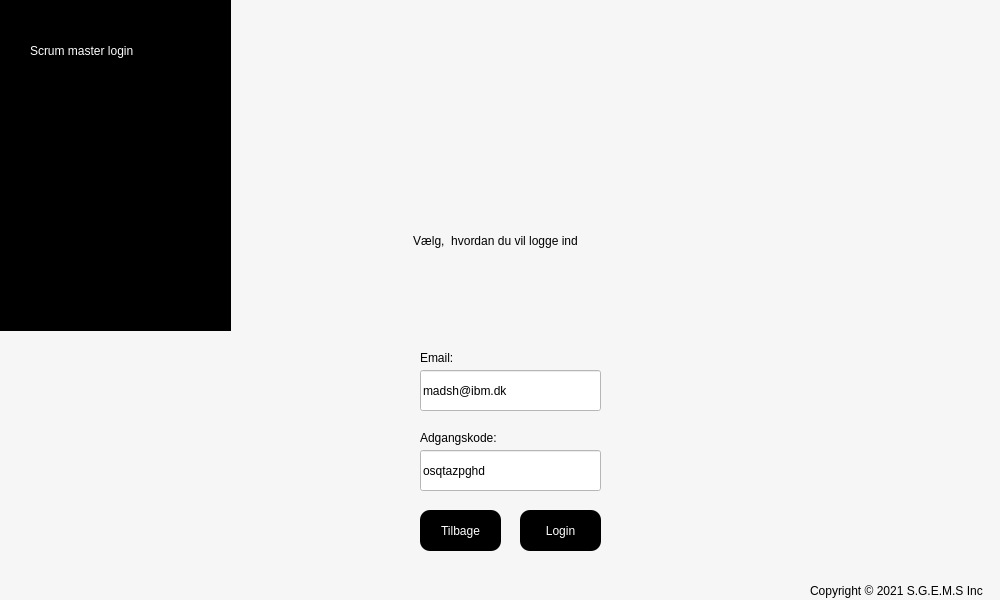
<?xml version="1.0" encoding="UTF-8"?>
<ui version="4.0">
 <class>MainWindow</class>
 <widget class="QMainWindow" name="MainWindow">
  <property name="geometry">
   <rect>
    <x>0</x>
    <y>0</y>
    <width>1000</width>
    <height>600</height>
   </rect>
  </property>
  <property name="windowTitle">
   <string>MainWindow</string>
  </property>
  <property name="styleSheet">
   <string notr="true">background-color: rgb(246, 246, 246);</string>
  </property>
  <widget class="QWidget" name="centralwidget">
   <widget class="QLabel" name="label_2">
    <property name="geometry">
     <rect>
      <x>270</x>
      <y>200</y>
      <width>451</width>
      <height>81</height>
     </rect>
    </property>
    <property name="styleSheet">
     <string notr="true">font: 26pt &quot;.AppleSystemUIFont&quot;;
background-color: rgba(255, 255, 255, 0);</string>
    </property>
    <property name="text">
     <string>Vælg,  hvordan du vil logge ind</string>
    </property>
    <property name="scaledContents">
     <bool>true</bool>
    </property>
    <property name="alignment">
     <set>Qt::AlignCenter</set>
    </property>
   </widget>
   <widget class="QLabel" name="label_3">
    <property name="geometry">
     <rect>
      <x>810</x>
      <y>580</y>
      <width>191</width>
      <height>21</height>
     </rect>
    </property>
    <property name="styleSheet">
     <string notr="true">font: 12pt &quot;.AppleSystemUIFont&quot;;
background-color: rgba(255, 255, 255, 0);</string>
    </property>
    <property name="text">
     <string>Copyright © 2021 S.G.E.M.S Inc</string>
    </property>
    <property name="scaledContents">
     <bool>true</bool>
    </property>
   </widget>
   <widget class="QLabel" name="label_4">
    <property name="geometry">
     <rect>
      <x>20</x>
      <y>10</y>
      <width>121</width>
      <height>61</height>
     </rect>
    </property>
    <property name="styleSheet">
     <string notr="true">font: 36pt &quot;.AppleSystemUIFont&quot;;
background-color: rgba(255, 255, 255, 0);</string>
    </property>
    <property name="text">
     <string/>
    </property>
    <property name="pixmap">
     <pixmap>logo.png</pixmap>
    </property>
    <property name="scaledContents">
     <bool>true</bool>
    </property>
    <property name="alignment">
     <set>Qt::AlignCenter</set>
    </property>
   </widget>
   <widget class="QLabel" name="label_5">
    <property name="geometry">
     <rect>
      <x>230</x>
      <y>-10</y>
      <width>791</width>
      <height>341</height>
     </rect>
    </property>
    <property name="styleSheet">
     <string notr="true">font: 26pt &quot;.AppleSystemUIFont&quot;;
background-color: rgba(255, 255, 255, 0);</string>
    </property>
    <property name="text">
     <string/>
    </property>
    <property name="pixmap">
     <pixmap>coverforside.webp</pixmap>
    </property>
    <property name="scaledContents">
     <bool>true</bool>
    </property>
    <property name="alignment">
     <set>Qt::AlignCenter</set>
    </property>
   </widget>
   <widget class="QLabel" name="label_6">
    <property name="geometry">
     <rect>
      <x>-70</x>
      <y>-10</y>
      <width>301</width>
      <height>341</height>
     </rect>
    </property>
    <property name="styleSheet">
     <string notr="true">font: 26pt &quot;.AppleSystemUIFont&quot;;
background-color: rgb(0, 0, 0);
</string>
    </property>
    <property name="text">
     <string/>
    </property>
    <property name="scaledContents">
     <bool>true</bool>
    </property>
    <property name="alignment">
     <set>Qt::AlignCenter</set>
    </property>
   </widget>
   <widget class="QLabel" name="label">
    <property name="geometry">
     <rect>
      <x>30</x>
      <y>30</y>
      <width>201</width>
      <height>41</height>
     </rect>
    </property>
    <property name="styleSheet">
     <string notr="true">font: 24pt &quot;.AppleSystemUIFont&quot;;
background-color: rgba(255, 255, 255, 0);
color: white;</string>
    </property>
    <property name="text">
     <string>Scrum master login</string>
    </property>
   </widget>
   <widget class="QPushButton" name="tilbage_knap">
    <property name="geometry">
     <rect>
      <x>420</x>
      <y>510</y>
      <width>81</width>
      <height>41</height>
     </rect>
    </property>
    <property name="styleSheet">
     <string notr="true">QPushButton {
	background-color: black;
	color: rgb(255, 255, 255);
	font: bold 12pt &quot;.AppleSystemUIFont&quot;;
	border-radius: 10px;
}

QPushButton:Hover {

	
	
	
	background-color: rgb(109, 109, 109);


}





</string>
    </property>
    <property name="text">
     <string>Tilbage</string>
    </property>
   </widget>
   <widget class="QLabel" name="label_8">
    <property name="geometry">
     <rect>
      <x>420</x>
      <y>350</y>
      <width>60</width>
      <height>16</height>
     </rect>
    </property>
    <property name="styleSheet">
     <string notr="true">color: black;
background-color: rgba(255, 255, 255, 0);
border-color: rgb(0, 0, 0);
font: 14pt &quot;.AppleSystemUIFont&quot;;</string>
    </property>
    <property name="text">
     <string>Email:</string>
    </property>
   </widget>
   <widget class="QLineEdit" name="email_input">
    <property name="geometry">
     <rect>
      <x>420</x>
      <y>370</y>
      <width>181</width>
      <height>41</height>
     </rect>
    </property>
    <property name="styleSheet">
     <string notr="true">background-color: rgb(255, 255, 255);
border-color: rgb(0, 0, 0);
font: 14pt &quot;.AppleSystemUIFont&quot;;</string>
    </property>
    <property name="text">
     <string>madsh@ibm.dk</string>
    </property>
   </widget>
   <widget class="QLineEdit" name="adgangskode_input">
    <property name="geometry">
     <rect>
      <x>420</x>
      <y>450</y>
      <width>181</width>
      <height>41</height>
     </rect>
    </property>
    <property name="styleSheet">
     <string notr="true">background-color: rgb(255, 255, 255);
border-color: rgb(0, 0, 0);
font: 14pt &quot;.AppleSystemUIFont&quot;;</string>
    </property>
    <property name="text">
     <string>osqtazpghd</string>
    </property>
   </widget>
   <widget class="QPushButton" name="login_knap">
    <property name="geometry">
     <rect>
      <x>520</x>
      <y>510</y>
      <width>81</width>
      <height>41</height>
     </rect>
    </property>
    <property name="styleSheet">
     <string notr="true">QPushButton {
	background-color: black;
	color: rgb(255, 255, 255);
	font: bold 12pt &quot;.AppleSystemUIFont&quot;;
	border-radius: 10px;
}

QPushButton:Hover {

	
	
	
	background-color: rgb(109, 109, 109);


}





</string>
    </property>
    <property name="text">
     <string>Login</string>
    </property>
   </widget>
   <widget class="QLabel" name="label_9">
    <property name="geometry">
     <rect>
      <x>420</x>
      <y>430</y>
      <width>101</width>
      <height>16</height>
     </rect>
    </property>
    <property name="styleSheet">
     <string notr="true">color: black;
background-color: rgba(255, 255, 255, 0);
border-color: rgb(0, 0, 0);
font: 14pt &quot;.AppleSystemUIFont&quot;;</string>
    </property>
    <property name="text">
     <string>Adgangskode:</string>
    </property>
   </widget>
   <widget class="QLabel" name="error">
    <property name="geometry">
     <rect>
      <x>420</x>
      <y>570</y>
      <width>181</width>
      <height>16</height>
     </rect>
    </property>
    <property name="styleSheet">
     <string notr="true">color: rgb(219, 0, 40);
background-color: rgba(255, 255, 255, 0);</string>
    </property>
    <property name="text">
     <string/>
    </property>
   </widget>
   <zorder>label_3</zorder>
   <zorder>label_4</zorder>
   <zorder>label_2</zorder>
   <zorder>label_5</zorder>
   <zorder>label_6</zorder>
   <zorder>label</zorder>
   <zorder>tilbage_knap</zorder>
   <zorder>label_8</zorder>
   <zorder>email_input</zorder>
   <zorder>adgangskode_input</zorder>
   <zorder>login_knap</zorder>
   <zorder>label_9</zorder>
   <zorder>error</zorder>
  </widget>
 </widget>
 <resources/>
 <connections/>
</ui>
